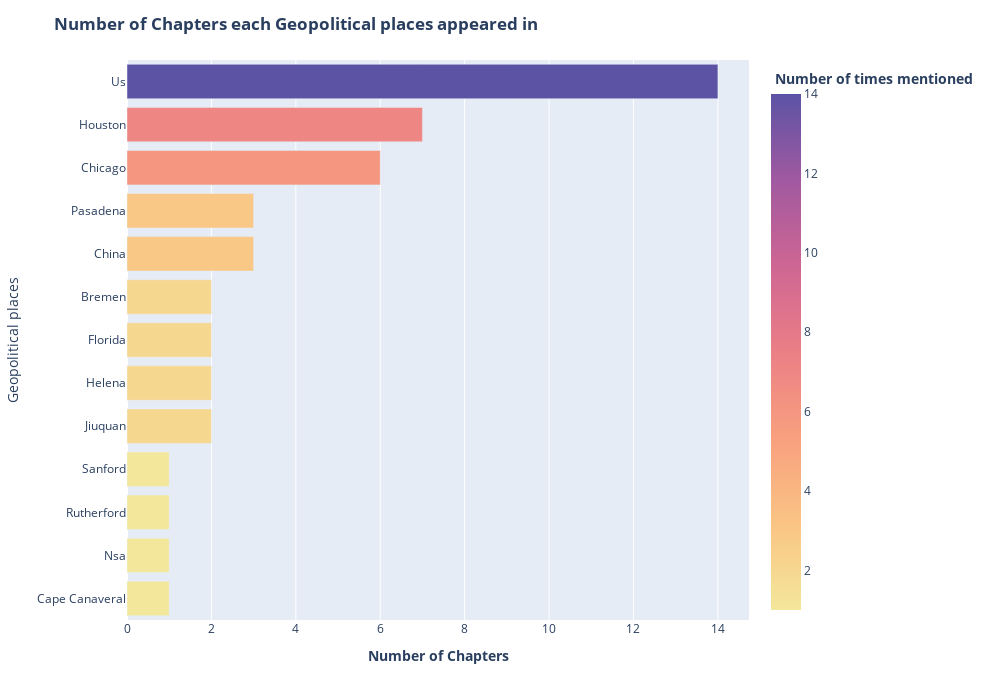

Notebook source saved alongside this figure:
### Code cell
plt.plot_ctper(gpe_chpts, 'Geopolitical places', px.colors.sequential.Sunset)

### Figure 1 — Plotly figure (JSON) as saved in the notebook; plotly's stock layout.template omitted (floating-point values rounded to 4 significant figures)
{"data": [{"alignmentgroup": "True", "customdata": [["Cape Canaveral", 1], ["Nsa", 1], ["Rutherford", 1], ["Sanford", 1], ["Jiuquan", 2], ["Helena", 2], ["Florida", 2], ["Bremen", 2], ["China", 3], ["Pasadena", 3], ["Chicago", 6], ["Houston", 7], ["Us", 14]], "hovertemplate": "<b> Number of times mentioned <b>=%{marker.color}<br>Geopolitical places=%{customdata[0]}<extra></extra>", "legendgroup": "", "marker": {"color": [1, 1, 1, 1, 2, 2, 2, 2, 3, 3, 6, 7, 14], "coloraxis": "coloraxis"}, "name": "", "offsetgroup": "", "orientation": "h", "showlegend": false, "textposition": "auto", "type": "bar", "x": [1, 1, 1, 1, 2, 2, 2, 2, 3, 3, 6, 7, 14], "xaxis": "x", "y": ["Cape Canaveral", "Nsa", "Rutherford", "Sanford", "Jiuquan", "Helena", "Florida", "Bremen", "China", "Pasadena", "Chicago", "Houston", "Us"], "yaxis": "y"}], "layout": {"barmode": "relative", "coloraxis": {"colorbar": {"title": {"text": "<b> Number of times mentioned <b>"}}, "colorscale": [[0, "rgb(243, 231, 155)"], [0.1667, "rgb(250, 196, 132)"], [0.3333, "rgb(248, 160, 126)"], [0.5, "rgb(235, 127, 134)"], [0.6667, "rgb(206, 102, 147)"], [0.8333, "rgb(160, 89, 160)"], [1, "rgb(92, 83, 165)"]]}, "height": 700, "legend": {"tracegroupgap": 0}, "margin": {"t": 60}, "title": {"text": "<b> Number of Chapters each Geopolitical places appeared in <b>"}, "width": 1000, "xaxis": {"anchor": "y", "domain": [0, 1], "title": {"text": "<b> Number of Chapters <b>"}}, "yaxis": {"anchor": "x", "domain": [0, 1], "title": {"text": "Geopolitical places"}}}}
